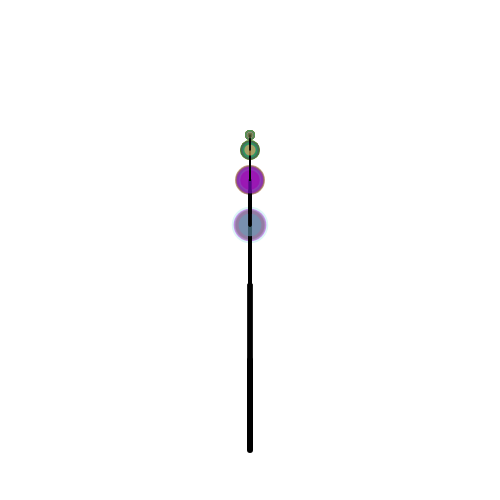
Frame 1 (no input)
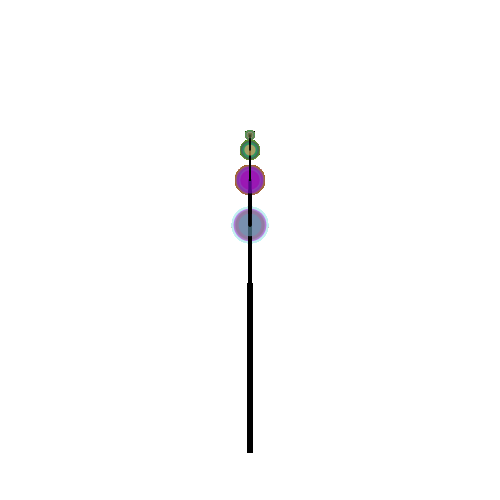
Frame 60 (no input)
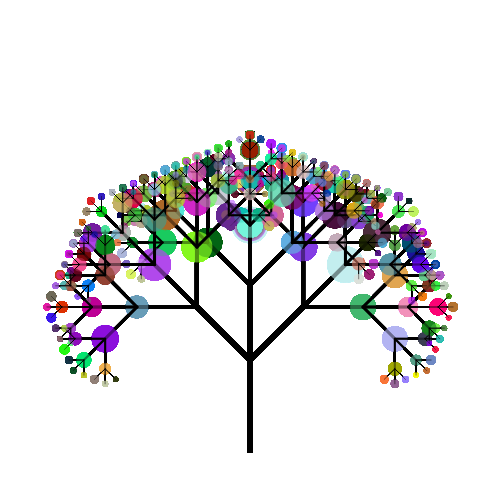
Frame 120 (the mouse pressed at the canvas centre since frame 60)

The p5.js sketch that drew these frames (run headless with seeded random() and noise() and a simulated clock; from frame 60 on, the mouse is pressed at the canvas centre):

// p5.js sketch
// ── sketch.js
// Ballon Tree
// Gavin STewart
// Nov 14 2024
//


let scale = 15;
let seed;
let angleDif = 18;
let leafLevel =  5, treeHeight = 6;

function setup() {
  createCanvas(500, 500);
  background(255);
  seed = random(100); 
}

function draw() {
  // background(255);
  randomSeed(seed); // sets random seed
  drawTree(width/2, height*.9, 90, treeHeight);
}

function keyPressed(){// decreases amount of leaves
  if(key === "z"){
    leafLevel -= 1;
    if(leafLevel < 1){
      leafLevel = 1;
    }
  }
  if(key === "x"){ // increases amount of leaves
    leafLevel += 1;
    if(leafLevel > treeHeight+1){
      leafLevel = treeHeight+1;
    }
  }
}


function drawLine( x1,  y1,  x2,  y2,  depth) {
  //draw a line segment connecting (x1,y1) to (x2,y2)
  line(x1, y1, x2, y2);
}

function drawLeaf(x,y,depth){ // draws the ballon leaf using x2,y2, and depth with random coloring
  if(depth < leafLevel){
    strokeWeight(0);
    fill(random(255), random(255), random(255), 150);
    circle(x,y,random(5, 10)*depth);
  }
}

function drawTree(x1, y1, angle, depth) {
  if (depth > 0) {
    let x2 = x1 + (cos(radians(angle))*depth*scale);     //calculate endpoints of current branch
    let y2 = y1 - (sin(radians(angle))*depth*scale);     //using trig ratios. Get shorter based on depth
    strokeWeight(1*depth);
    drawLine(x1, y1, x2, y2, depth);
    drawLeaf(x2,y2,depth);

    angleDif = map(mouseX,0, width, 0, 90); // sets the angle of tree branch change to the change of mouseX

    drawTree(x2, y2, angle-angleDif, depth-1);
    drawTree(x2, y2, angle, depth-1);
    drawTree(x2, y2, angle+angleDif, depth-1);
  }
}
